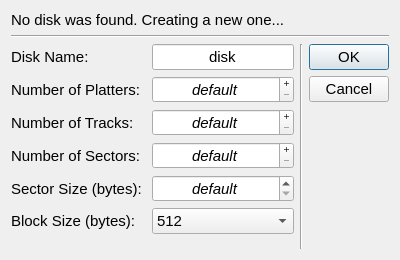
<?xml version="1.0" encoding="UTF-8"?>
<ui version="4.0">
 <class>DiskInit</class>
 <widget class="QDialog" name="DiskInit">
  <property name="geometry">
   <rect>
    <x>0</x>
    <y>0</y>
    <width>400</width>
    <height>260</height>
   </rect>
  </property>
  <property name="sizePolicy">
   <sizepolicy hsizetype="Fixed" vsizetype="Fixed">
    <horstretch>0</horstretch>
    <verstretch>0</verstretch>
   </sizepolicy>
  </property>
  <property name="minimumSize">
   <size>
    <width>400</width>
    <height>260</height>
   </size>
  </property>
  <property name="maximumSize">
   <size>
    <width>400</width>
    <height>260</height>
   </size>
  </property>
  <property name="font">
   <font>
    <pointsize>11</pointsize>
   </font>
  </property>
  <property name="windowTitle">
   <string>Create Disk</string>
  </property>
  <property name="windowIcon">
   <iconset resource="../../resources/resources.qrc">
    <normaloff>:/rec/ico/megatron.ico</normaloff>:/rec/ico/megatron.ico</iconset>
  </property>
  <layout class="QVBoxLayout" name="verticalLayout">
   <item>
    <widget class="QLabel" name="infoLabel">
     <property name="text">
      <string>No disk was found. Creating a new one...</string>
     </property>
    </widget>
   </item>
   <item>
    <widget class="Line" name="line2">
     <property name="orientation">
      <enum>Qt::Horizontal</enum>
     </property>
    </widget>
   </item>
   <item>
    <layout class="QHBoxLayout" name="horizontalLayout2">
     <item>
      <layout class="QFormLayout" name="formLayout">
       <item row="1" column="0">
        <widget class="QLabel" name="plattersLabel">
         <property name="toolTip">
          <string>Number of Plates</string>
         </property>
         <property name="text">
          <string>Number of Platters: </string>
         </property>
        </widget>
       </item>
       <item row="1" column="1">
        <widget class="QSpinBox" name="platterSpinBox">
         <property name="font">
          <font>
           <pointsize>11</pointsize>
           <italic>true</italic>
          </font>
         </property>
         <property name="wrapping">
          <bool>false</bool>
         </property>
         <property name="alignment">
          <set>Qt::AlignCenter</set>
         </property>
         <property name="buttonSymbols">
          <enum>QAbstractSpinBox::PlusMinus</enum>
         </property>
         <property name="specialValueText">
          <string>default</string>
         </property>
         <property name="accelerated">
          <bool>false</bool>
         </property>
         <property name="showGroupSeparator" stdset="0">
          <bool>false</bool>
         </property>
         <property name="minimum">
          <number>4</number>
         </property>
         <property name="maximum">
          <number>12</number>
         </property>
         <property name="singleStep">
          <number>4</number>
         </property>
         <property name="value">
          <number>4</number>
         </property>
        </widget>
       </item>
       <item row="2" column="0">
        <widget class="QLabel" name="tracksLabel">
         <property name="toolTip">
          <string>Number of Tracks per Plate</string>
         </property>
         <property name="text">
          <string>Number of Tracks: </string>
         </property>
        </widget>
       </item>
       <item row="2" column="1">
        <widget class="QSpinBox" name="trackSpinBox">
         <property name="font">
          <font>
           <pointsize>11</pointsize>
           <italic>true</italic>
          </font>
         </property>
         <property name="alignment">
          <set>Qt::AlignCenter</set>
         </property>
         <property name="buttonSymbols">
          <enum>QAbstractSpinBox::PlusMinus</enum>
         </property>
         <property name="specialValueText">
          <string>default</string>
         </property>
         <property name="minimum">
          <number>8</number>
         </property>
         <property name="maximum">
          <number>24</number>
         </property>
         <property name="singleStep">
          <number>8</number>
         </property>
         <property name="value">
          <number>8</number>
         </property>
        </widget>
       </item>
       <item row="3" column="0">
        <widget class="QLabel" name="sectorsLabel">
         <property name="toolTip">
          <string>Number of Sectors per Track</string>
         </property>
         <property name="text">
          <string>Number of Sectors: </string>
         </property>
        </widget>
       </item>
       <item row="3" column="1">
        <widget class="QSpinBox" name="sectorSpinBox">
         <property name="font">
          <font>
           <pointsize>11</pointsize>
           <italic>true</italic>
          </font>
         </property>
         <property name="alignment">
          <set>Qt::AlignCenter</set>
         </property>
         <property name="buttonSymbols">
          <enum>QAbstractSpinBox::PlusMinus</enum>
         </property>
         <property name="specialValueText">
          <string>default</string>
         </property>
         <property name="minimum">
          <number>16</number>
         </property>
         <property name="maximum">
          <number>48</number>
         </property>
         <property name="singleStep">
          <number>16</number>
         </property>
         <property name="value">
          <number>16</number>
         </property>
        </widget>
       </item>
       <item row="4" column="0">
        <widget class="QLabel" name="sectorSizeLabel">
         <property name="text">
          <string>Sector Size (bytes): </string>
         </property>
        </widget>
       </item>
       <item row="4" column="1">
        <widget class="QSpinBox" name="sectorSizeSpinBox">
         <property name="font">
          <font>
           <pointsize>11</pointsize>
           <italic>true</italic>
          </font>
         </property>
         <property name="frame">
          <bool>true</bool>
         </property>
         <property name="alignment">
          <set>Qt::AlignCenter</set>
         </property>
         <property name="readOnly">
          <bool>false</bool>
         </property>
         <property name="specialValueText">
          <string>default</string>
         </property>
         <property name="accelerated">
          <bool>true</bool>
         </property>
         <property name="suffix">
          <string>b</string>
         </property>
         <property name="minimum">
          <number>512</number>
         </property>
         <property name="maximum">
          <number>4096</number>
         </property>
         <property name="singleStep">
          <number>512</number>
         </property>
         <property name="displayIntegerBase">
          <number>10</number>
         </property>
        </widget>
       </item>
       <item row="5" column="0">
        <widget class="QLabel" name="blockSizeLabel">
         <property name="text">
          <string>Block Size (bytes): </string>
         </property>
        </widget>
       </item>
       <item row="0" column="0">
        <widget class="QLabel" name="nameLabel">
         <property name="text">
          <string>Disk Name: </string>
         </property>
        </widget>
       </item>
       <item row="0" column="1">
        <widget class="QLineEdit" name="nameLineEdit">
         <property name="text">
          <string>disk</string>
         </property>
         <property name="maxLength">
          <number>50</number>
         </property>
         <property name="alignment">
          <set>Qt::AlignCenter</set>
         </property>
         <property name="placeholderText">
          <string>Name</string>
         </property>
        </widget>
       </item>
       <item row="5" column="1">
        <widget class="QComboBox" name="blockSizeComboBox">
         <property name="insertPolicy">
          <enum>QComboBox::InsertAtBottom</enum>
         </property>
         <property name="sizeAdjustPolicy">
          <enum>QComboBox::AdjustToContentsOnFirstShow</enum>
         </property>
         <property name="iconSize">
          <size>
           <width>16</width>
           <height>16</height>
          </size>
         </property>
         <property name="frame">
          <bool>true</bool>
         </property>
         <property name="modelColumn">
          <number>0</number>
         </property>
         <item>
          <property name="text">
           <string>512</string>
          </property>
         </item>
         <item>
          <property name="text">
           <string>1024</string>
          </property>
         </item>
         <item>
          <property name="text">
           <string>2048</string>
          </property>
         </item>
         <item>
          <property name="text">
           <string>4096</string>
          </property>
         </item>
         <item>
          <property name="text">
           <string>8192</string>
          </property>
         </item>
         <item>
          <property name="text">
           <string>16384</string>
          </property>
         </item>
         <item>
          <property name="text">
           <string>32768</string>
          </property>
         </item>
         <item>
          <property name="text">
           <string>65536</string>
          </property>
         </item>
         <item>
          <property name="text">
           <string>131072</string>
          </property>
         </item>
        </widget>
       </item>
      </layout>
     </item>
     <item>
      <widget class="Line" name="line">
       <property name="orientation">
        <enum>Qt::Vertical</enum>
       </property>
      </widget>
     </item>
     <item>
      <widget class="QDialogButtonBox" name="buttonBox">
       <property name="orientation">
        <enum>Qt::Vertical</enum>
       </property>
       <property name="standardButtons">
        <set>QDialogButtonBox::Cancel|QDialogButtonBox::Ok</set>
       </property>
       <property name="centerButtons">
        <bool>false</bool>
       </property>
      </widget>
     </item>
    </layout>
   </item>
  </layout>
 </widget>
 <resources>
  <include location="../../resources/resources.qrc"/>
 </resources>
 <connections>
  <connection>
   <sender>buttonBox</sender>
   <signal>accepted()</signal>
   <receiver>DiskInit</receiver>
   <slot>accept()</slot>
   <hints>
    <hint type="sourcelabel">
     <x>248</x>
     <y>254</y>
    </hint>
    <hint type="destinationlabel">
     <x>157</x>
     <y>274</y>
    </hint>
   </hints>
  </connection>
  <connection>
   <sender>buttonBox</sender>
   <signal>rejected()</signal>
   <receiver>DiskInit</receiver>
   <slot>reject()</slot>
   <hints>
    <hint type="sourcelabel">
     <x>316</x>
     <y>260</y>
    </hint>
    <hint type="destinationlabel">
     <x>286</x>
     <y>274</y>
    </hint>
   </hints>
  </connection>
 </connections>
</ui>
